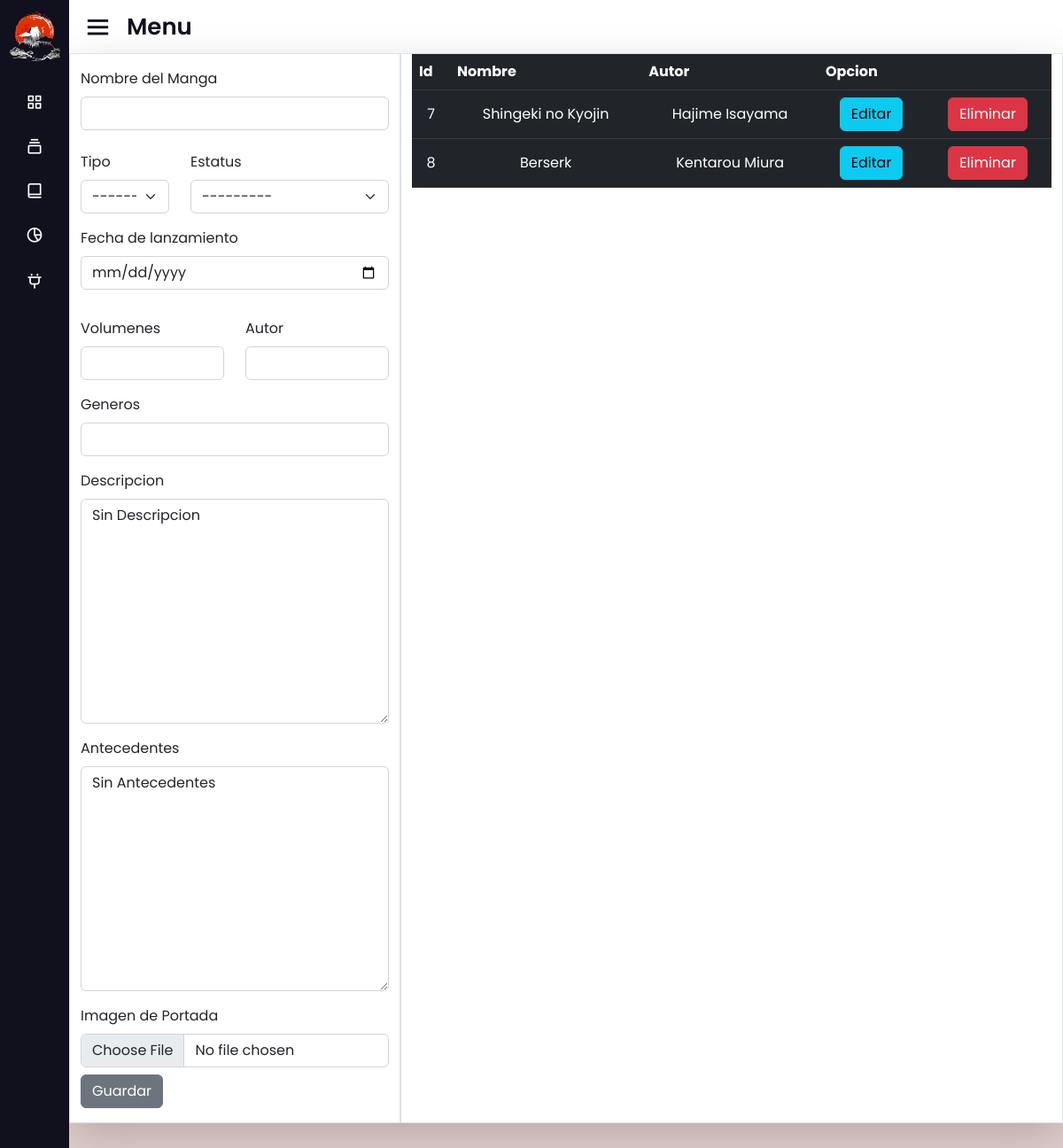
Page /mangaData/ on the committed database.
### ProyectoFinal/models.py (models this page shows, shortened)
class Manga(models.Model):
    name = models.CharField(max_length = 100)
    type = models.CharField(max_length = 5, choices = [('MAN','Manga')])
    volumenes = models.IntegerField()
    published = models.DateField()
    description = models.TextField(default = 'Sin Descripcion')
    background = models.TextField(default = 'Sin Antecedentes')
    status = models.CharField(max_length = 10, choices = [('FIN','Finished'), ('PUB','Publishing')])
    genres = models.CharField(max_length = 100)
    author = models.CharField(max_length = 40)
    image = models.ImageField(default = 'default.png')

### ProyectoFinal/views.py (the view)
# urls.py: path('mangaData/', mangaData, name = 'Manga Data'),
def mangaData(request):
    mangas = Manga.objects.all()
    if request.method == 'POST':
        form = MangaForm(request.POST, request.FILES)
        if form.is_valid():
            form.save()
            return redirect('Manga Data')
    else:
        form = MangaForm()
    context = {'mangas': mangas, 'form': form}
    return render(request, 'proyectofinal/mangaData.html', context)

### ProyectoFinal/templates/proyectofinal/mangaData.html (shortened to what this page needs)
{% extends "proyectofinal/base.html"%}
{% load static %}
{% block container %}
    <div class="container border-0 shadow-lg" style="background-color:white">
        <div class="row">
            <div class="col-sm-12 col-md-6 col-lg-4 col-xl-4 py-3 border">
                <form  method="POST" enctype="multipart/form-data">{% csrf_token %}
                    <div class="mb-3">
                        <label for="exampleFormControlInput1" class="form-label">Nombre del Manga</label>
                        {{form.name}}
                    </div>
                    <div class="row py-2">
                        <div class="col-md-4">
                            <label for="inputState" class="form-label">Tipo</label>
                            {{form.type}}
                        </div>
                        <div class="col-md-8">
                            <label for="inputState" class="form-label">Estatus</label>
                            {{form.status}}
                        </div>
                    </div>
                    <div class="mb-3 py-2">
                        <label for="exampleFormControlInput1" class="form-label">Fecha de lanzamiento</label>
                        {{form.published}}
                    </div>
                    <div class="row py-2">
                        <div class="col-md-6">
                            <label for="exampleFormControlInput1" class="form-label">Volumenes</label>
                            {{form.volumenes}}
                        </div>
                        <div class="col-md-6">
                            <label for="exampleFormControlInput1" class="form-label">Autor</label>
                            {{form.author}}
                        </div>
                    </div>
                    <div class="col-md-12 py-2">
                        <label for="exampleFormControlInput1" class="form-label">Generos</label>
                        {{form.genres}}
                    </div>
                    <div class="col-md-12 py-2">
                        <label for="exampleFormControlInput1" class="form-label">Descripcion</label>
                        {{form.description}}
                    </div>
                    <div class="col-md-12 py-2">
                        <label for="exampleFormControlInput1" class="form-label">Antecedentes</label>
                        {{form.background}}
                    </div>
                    <div class="col-md-12 py-2">
                        <label for="formFile" class="form-label">Imagen de Portada</label>
                        {{form.image}}
                    </div>
                    <button type="submit" class="btn btn-secondary">Guardar</button>
                </form>
            </div>
            <div class="col-sm-12 col-md-6 col-lg-8 col-xl-8 border">
                <table class="table table-dark table-hover">
                    <thead>
                        <tr>
                            <th>Id</th>
                            <th>Nombre</th>
                            <th>Autor</th>
                            <th colspan="2" >Opcion</th>
                        </tr>
                    </thead>
                    <tbody>
                        {% for manga in mangas %}
                        <tr>
                            <td>{{manga.id}}</td>
                            <td>{{manga.name}}</td>
                            <td>{{manga.author}}</td>
                            <td><a href="{% url 'Edit Manga' manga.id %}" class="btn btn-info" >Editar</a></td>
                            <td><a href="{% url 'Delete Manga' manga.id %}" class="btn btn-danger btnEliminacion" >Eliminar</a></td>
                        </tr>
                        {% endfor %}
                    </tbody>
                </table>
            </div>
        </div>
    </div><br><br><br><br><br><br><br><br><br><br><br><br>
{% endblock %}

### ProyectoFinal/static/css/table.css (style rules this page uses)
th, td { text-align: center; vertical-align: middle; }

### ProyectoFinal/static/css/styles.css (style rules this page uses)
* { margin: 0; padding: 0; box-sizing: border-box; font-family: 'Poppins', sans-serif; }
th,td { text-align: center; vertical-align: middle; }

### rows in the picture
Manga: id "7", name "Shingeki no Kyojin", author "Hajime Isayama"
Manga: id "8", name "Berserk", author "Kentarou Miura"
